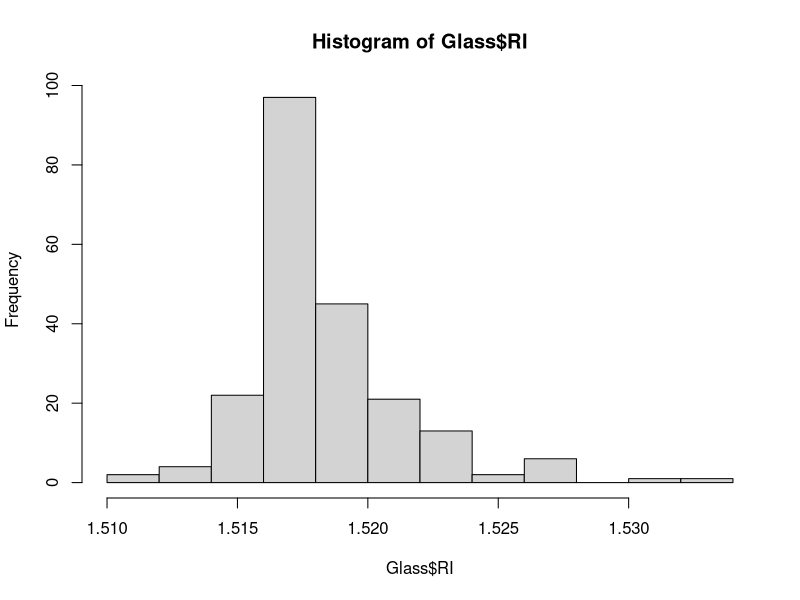
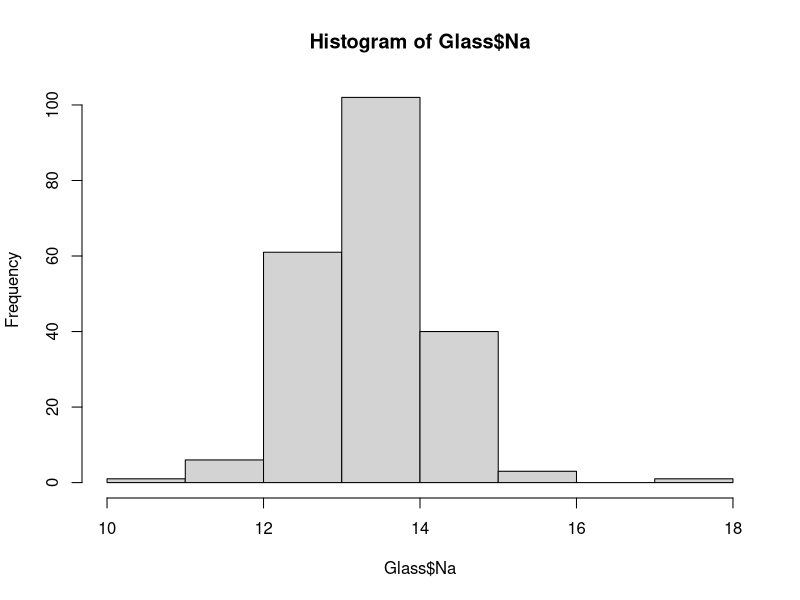
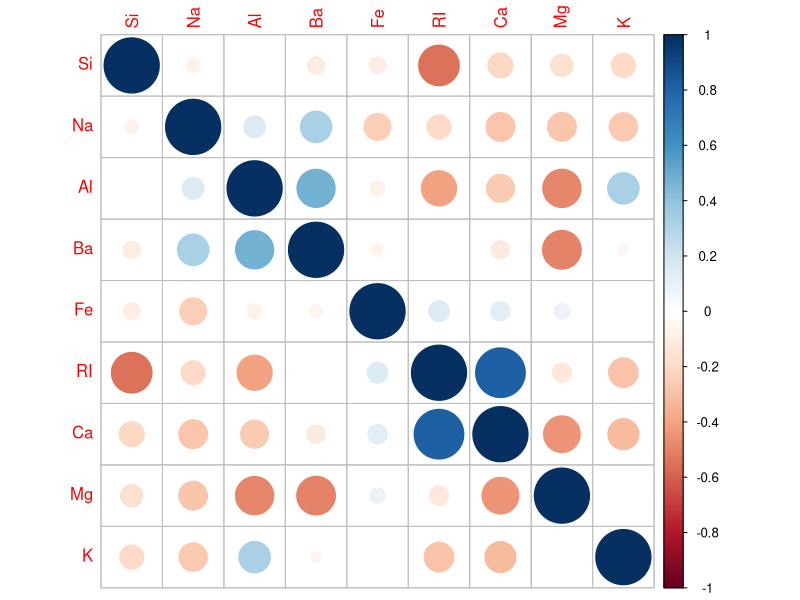
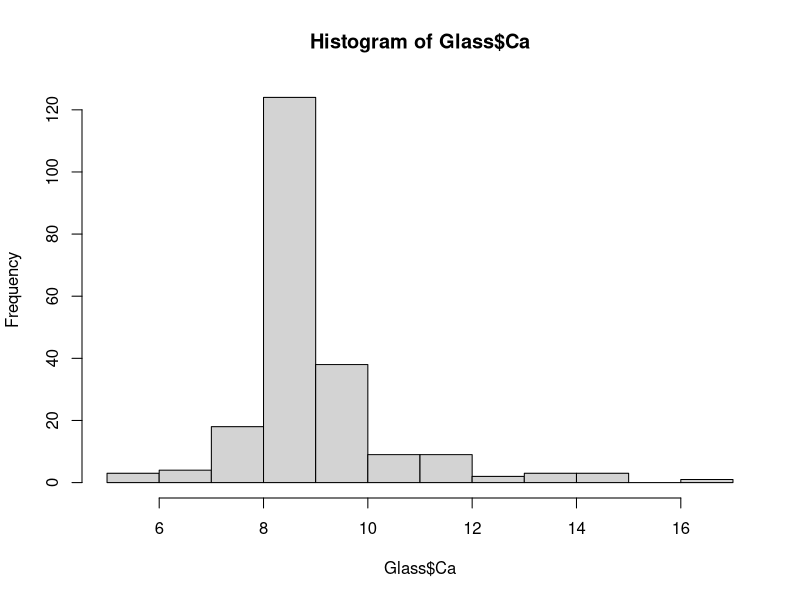
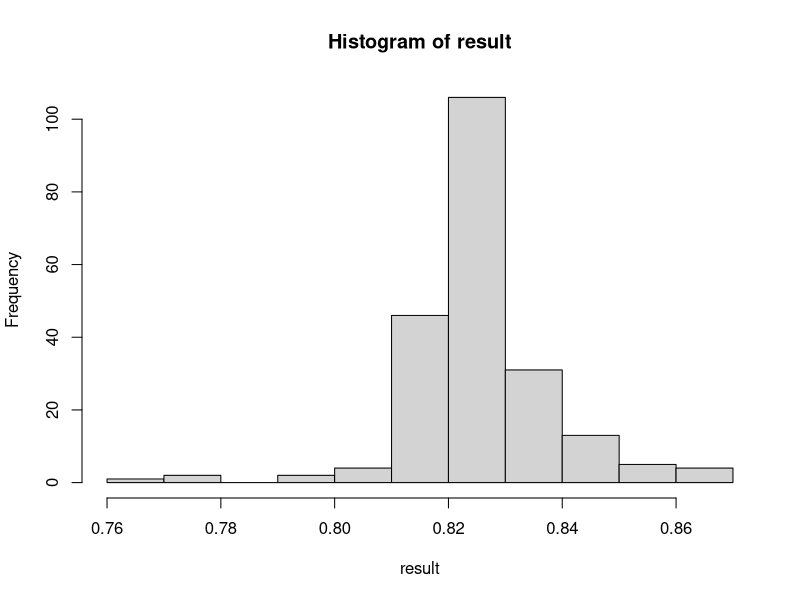

Generate these figures, in order, with R:
#install.packages("mlbench", repos="https://cran.r-project.org")
#install.packages("confusionMatrix", repos="https://www.rforge.net")
library(mlbench)
data(Glass)
str(Glass)
hist(Glass$RI)
hist(Glass$Na)

library(e1071)
skewness(Glass$RI)
skewness(Glass$Mg)

correlations <- cor(Glass[, 1:9])
library(corrplot)
corrplot(correlations, order='hclust')

library(caret)
hist(Glass$Ca)
CaTrans <- BoxCoxTrans(Glass$Ca)
result <- predict(CaTrans, Glass$Ca)
hist(result)